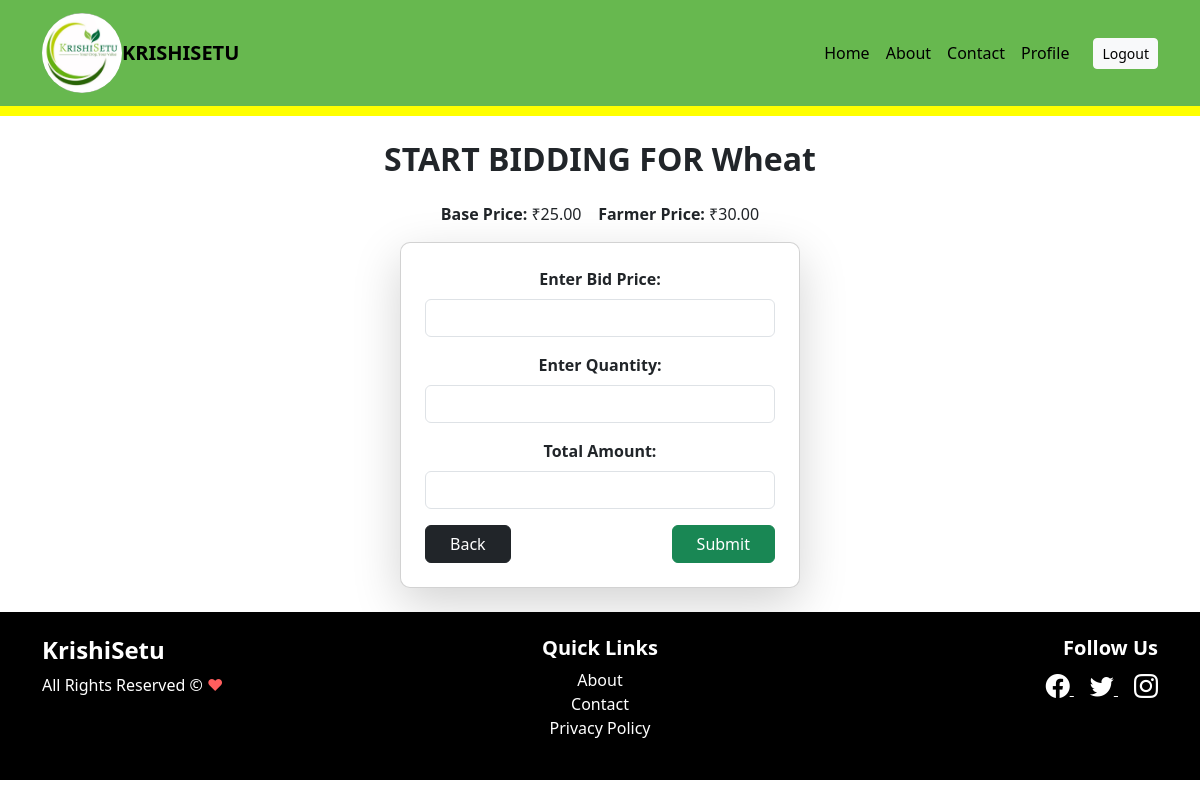
Screenshot of /retailer/bid/8/ (signed in) with the database file from the repository.
### Farmer/models.py (models this page shows, shortened)
class Product(models.Model):
    COMMODITY_CHOICES = [
        ('Wheat', 'Wheat'),
        ('Rice', 'Rice'),
        ('Pulses', 'Pulses'),
    ]
    BASE_PRICE_DEFAULTS = {
        'Wheat': 25.00,
        'Rice': 30.00,
        'Pulses': 50.00,
    }
    farmer = models.ForeignKey(User, on_delete=models.CASCADE, default=1)
    commodity = models.CharField(max_length=100, choices=COMMODITY_CHOICES)
    quantity = models.FloatField()
    farmerprice = models.DecimalField(max_digits=10, decimal_places=2)
    baseprice = models.DecimalField(max_digits=10, decimal_places=2, null=True, blank=True)
    soldquantity = models.FloatField(default=0)
    product_photo = models.ImageField(upload_to='product_images/', null=True, blank=True)

### Retailer/views.py (the view, shortened to what this page needs)
# urls.py: path('bid/<int:product_id>/', start_bid, name='start_bid'),
@login_required
def start_bid(request, product_id):
    product = get_object_or_404(Product, id=product_id)
    return render(request, "start_bid.html", {"product": product})

### Retailer/templates/start_bid.html (shortened to what this page needs)
{% extends "base.html" %}
{% block content %}
<div class="container text-center">
    <h2 class="fw-bold my-4">START BIDDING FOR {{ product.commodity }}</h2>
    <p><strong>Base Price:</strong> ₹{{ product.baseprice }} &nbsp;&nbsp; <strong>Farmer Price:</strong> ₹{{ product.farmerprice }}</p>
    <div class="card mx-auto p-4 shadow-lg" style="max-width: 400px; border-radius: 10px;">
        <form method="POST">
            <div class="mb-3">
                <label for="bid_amount" class="form-label"><strong>Enter Bid Price:</strong></label>
                <input type="number" id="bid_amount" name="bid_amount" class="form-control" required>
            </div>
            <div class="mb-3">
                <label for="bid_quantity" class="form-label"><strong>Enter Quantity:</strong></label>
                <input type="number" id="bid_quantity" name="bid_quantity" class="form-control" required oninput="calculateTotal()">
            </div>
            <div class="mb-3">
                <label for="total_amount" class="form-label"><strong>Total Amount:</strong></label>
                <input type="text" id="total_amount" class="form-control" readonly>
            </div>
            <div class="d-flex justify-content-between">
                <a href="{% url 'retailer_dashboard' %}" class="btn btn-dark px-4">Back</a>
                <button type="submit" class="btn btn-success px-4">Submit</button>
            </div>
        </form>
    </div>
</div>
{% endblock %}

### rows the page displays
Product: commodity "Wheat", baseprice "25.00", farmerprice "30.00"
